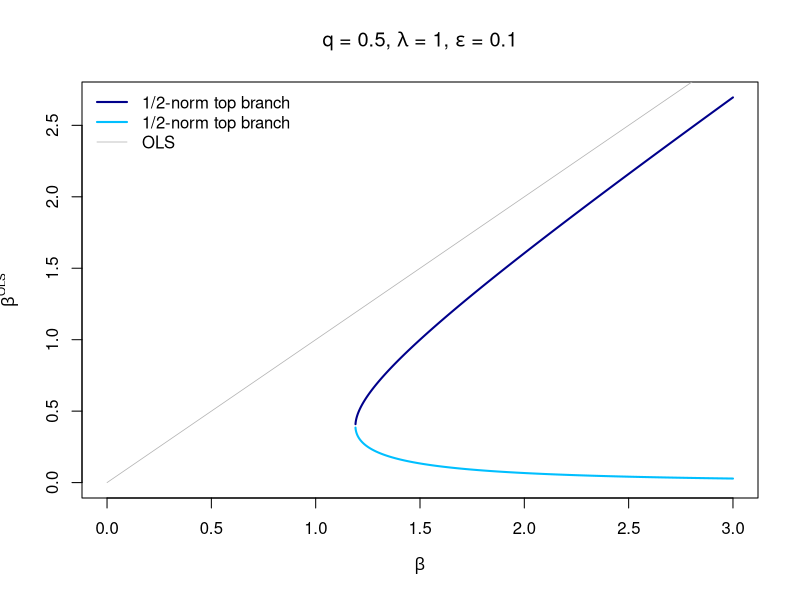

The R script that drew this image:
#### functions 
blasso <- function(b, lam) {
  max(b - lam, 0)
}
bqHALF <- function(b_in, lam_in, upper = T, eps = 0) {
  bOLSmin <- (lam/4)^(2/3) + lam/2 * ((lam/4)^(2/3))^(-1/2)
  if (b_in < bOLSmin) 
    return (NaN)
    
  bsign <- sign(b_in)
  lam <- complex(real = lam_in)
  I <- complex(real = 0, imaginary = 1)
  b <- complex(real = b_in)
  
  term1 <-  2 * b / 3
  term2 <- -(1 - I * sqrt(3)) * b^2 / (3 * (-8 * b^3 + 27 * lam^2 + 3 * sqrt(3) * sqrt(-16 * b^3 * lam^2 + 27 * lam^4))^(1/3))
  term3 <- -1/12 * (1 + I * sqrt(3)) * (-8 * b^3 + 27 * lam^2 + 3 * sqrt(3) * sqrt(-16 * b^3 * lam^2 + 27 * lam^4))^(1/3)
  
  if (!upper) {
    term2 <- -(1 + I * sqrt(3)) * b^2 / (3 * (-8 * b^3 + 27 * lam^2 + 3 * sqrt(3) * sqrt(-16 * b^3 * lam^2 + 27 * lam^4))^(1/3))
    term3 <- -1/12 * (1 - I * sqrt(3)) * (-8 * b^3 + 27 * lam^2 + 3 * sqrt(3) * sqrt(-16 * b^3 * lam^2 + 27 * lam^4))^(1/3)
  }
  
  x <- term1 + term2 + term3
  
  if (Re(x) < 0) {
    return (0)
  } else {
    return (bsign * x)
  }
  #if (abs(Im(x)) > 1e-3) {
  #  return (0)
  #} else {
  #  return (Re(bsign * x))
  #}
}

eps <- 0.1
bmax <- 3
lam <- 1

beta_ols <- seq(0, bmax, length.out = 1e4)
beta_ols2 <- beta_ols # hacky solution to plot x ~ x
beta_q_up <- sapply(beta_ols, function(b) bqHALF(b_in = b, lam_in = lam, upper = T, eps = 0))
beta_q_lo <- sapply(beta_ols, function(b) bqHALF(b_in = b, lam_in = lam, upper = F, eps = 0))
beta_lasso <- sapply(beta_ols, function(b) blasso(b, lam))

plot(NA, 
     xlab = expression(beta),
     ylab = expression(beta^OLS),
     xlim = c(min(beta_ols), max(beta_ols)), 
     ylim = c(0, max(Re(beta_q_up[!is.nan(beta_q_up)]))),
     main = substitute(
       paste("q = 0.5, ", lambda, " = ", lam, ", ", epsilon, " = ", eps), 
       list(lam = lam, eps = eps)))
lines(beta_ols ~ beta_ols2, lwd = 0.75, col = 'gray70')
lines(Re(beta_q_up) ~ beta_ols, lwd = 2, lty = 'solid', col = 'blue4')
lines(Re(beta_q_lo) ~ beta_ols, lwd = 2, lty = 'solid', col = 'deepskyblue')
legend("topleft", col = c("blue4", "deepskyblue", "gray70"),
       lwd = c(2, 2, 0.75), bty = 'n', seg.len = 2,
       lty = c("solid", "solid", "solid"),
       legend = c("1/2-norm top branch", "1/2-norm top branch", "OLS"))





